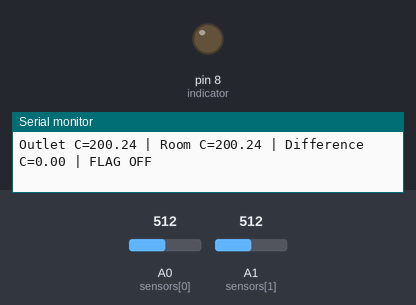
This sketch was run on a simulated Arduino Uno, built with avr-gcc and run on an emulated ATmega328P. On the bench: output pins drawn as LEDs (lit = HIGH), the last lines printed to the serial monitor. The test bench sets the inputs (shaded band); at power-on: A0 (sensors[0]) = 512, A1 (sensors[1]) = 512.

Above: at 1.2 s.
1.3 s: A0 (sensors[0]) set to 539
At 2.3 s:
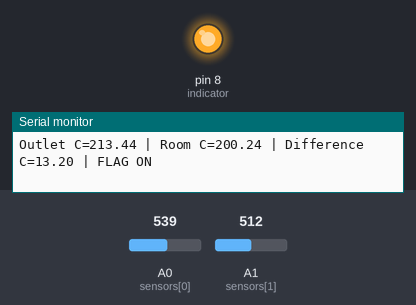
3.0 s: A0 (sensors[0]) set to 511
At 3.5 s:
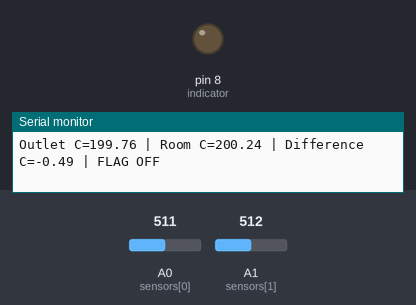
4.5 s: A0 (sensors[0]) set to 716
At 5.8 s:
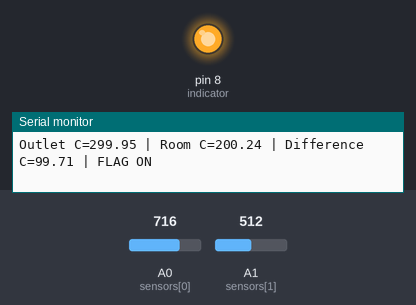
Timing chart, 0 to 7.5 s (numbered marks = the images above; inputs shaded):
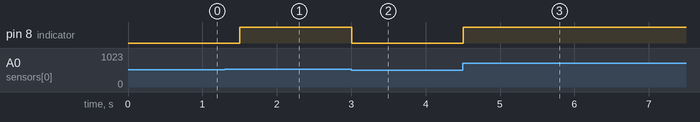

The sketch:

vent_outlet_temperature_indicator.ino
```cpp
constexpr byte sensors[] = {A0, A1};
constexpr byte indicator = 8;
constexpr float referenceVolts = 5.0;
constexpr float correctionC[] = {0.0, 0.0};
bool warm = false;
unsigned long lastSample = 0;

float readTemperature(byte channel) {
  analogRead(sensors[channel]);
  unsigned int sum = 0;
  for (byte i = 0; i < 16; ++i) sum += analogRead(sensors[channel]);
  return ((sum / 16.0) * referenceVolts / 1023.0 - 0.5) * 100.0 + correctionC[channel];
}

void setup() {
  pinMode(indicator, OUTPUT);
  digitalWrite(indicator, LOW);
  Serial.begin(115200);
}

void loop() {
  const unsigned long now = millis();
  if (now - lastSample < 250) return;
  lastSample = now;
  const float outlet = readTemperature(0);
  const float room = readTemperature(1);
  const float difference = outlet - room;
  if (outlet >= 30.0 && difference >= 4.0) warm = true;
  if (outlet <= 28.0 || difference <= 2.0) warm = false;
  digitalWrite(indicator, warm ? HIGH : LOW);
  Serial.print(F("Outlet C=")); Serial.print(outlet, 2);
  Serial.print(F(" | Room C=")); Serial.print(room, 2);
  Serial.print(F(" | Difference C=")); Serial.print(difference, 2);
  Serial.println(warm ? F(" | FLAG ON") : F(" | FLAG OFF"));
}
```

Measured:
- the behaviour switches between 520 and 521 on A0 (sensors[0]) (found by bisection; images 0 and 1)
- after the input at 1.3 s, pin 8 (indicator): LOW → HIGH after 0.20 s
- after the input at 3.0 s, pin 8 (indicator): HIGH → LOW at once
- after the input at 4.5 s, pin 8 (indicator): LOW → HIGH at once
